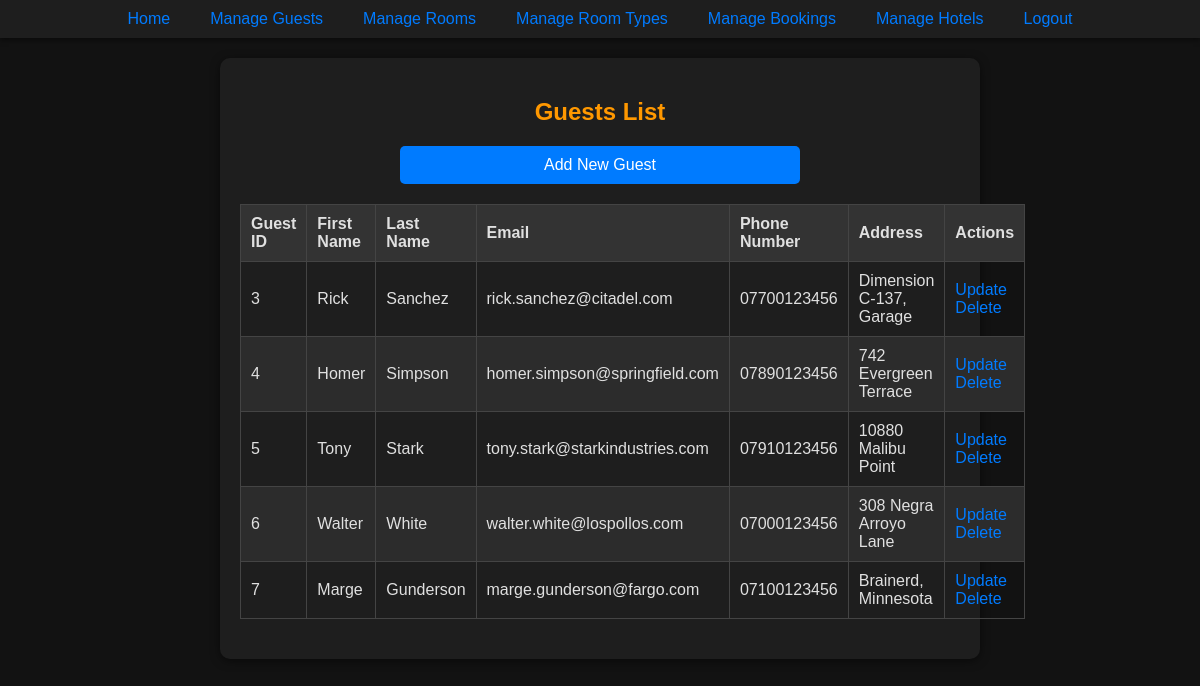
Screenshot of /php/viewGuests.php (signed in) with the database file from the repository.
### tables this page shows
CREATE TABLE "Guest" (
	"guestID"	INTEGER,
	"firstName"	VARCHAR(50) NOT NULL,
	"lastName"	VARCHAR(50) NOT NULL,
	"email"	VARCHAR(50) NOT NULL UNIQUE,
	"phoneNo"	VARCHAR(20) NOT NULL,
	"address"	VARCHAR(50),
	PRIMARY KEY("guestID" AUTOINCREMENT)
);

### php/viewGuests.php (the view, shortened to what this page needs)
<?php
include '../components/NavBar.php';
try {
    $stmt = $pdo->query('SELECT * FROM Guest');
    $guests = $stmt->fetchAll(PDO::FETCH_ASSOC);
} catch (PDOException $e) {
    echo 'Database error: ' . $e->getMessage();
    exit;
}
?>
<!DOCTYPE html>
<html lang="en">
<head>
    <link rel="stylesheet" href="../css/styles.css">
</head>
<body>
    <div class="form-container">
        <h2 class="center-text">Guests List</h2>
        <div class="center-text" style="margin-bottom: 20px;">
            <a href="createGuestPage.php" class="form-button half-width-button">Add New Guest</a>
        </div>
        <table>
            <thead>
                <tr>
                    <th>Guest ID</th>
                    <th>First Name</th>
                    <th>Last Name</th>
                    <th>Email</th>
                    <th>Phone Number</th>
                    <th>Address</th>
                    <th>Actions</th>
                </tr>
            </thead>
            <tbody>
                <?php foreach ($guests as $guest): ?>
                    <tr>
                        <td><?= htmlspecialchars($guest['guestID']) ?></td>
                        <td><?= htmlspecialchars($guest['firstName']) ?></td>
                        <td><?= htmlspecialchars($guest['lastName']) ?></td>
                        <td><?= htmlspecialchars($guest['email']) ?></td>
                        <td><?= htmlspecialchars($guest['phoneNo']) ?></td>
                        <td><?= htmlspecialchars($guest['address']) ?></td>
                        <td>
                            <a href="updateGuestPage.php?guestID=<?= $guest['guestID'] ?>">Update</a>
                            <a href="deleteGuest.php?guestID=<?= $guest['guestID'] ?>" onclick="return confirm('Are you sure you want to delete this guest?')">Delete</a>
                        </td>
                    </tr>
                <?php endforeach; ?>
            </tbody>
        </table>
    </div>
</body>
</html>

### css/styles.css (style rules this page uses)
body { background-color: #121212; color: #e0e0e0; font-family: Arial, sans-serif; margin: 0; padding: 0; }
.center-text { text-align: center; }
.form-container { background-color: #1e1e1e; padding: 20px; margin: 20px auto; border-radius: 10px; width: 60%; box-shadow: 0 2px 10px rgba(0, 0, 0, 0.5); }
h2 { text-align: center; color: #ff9800; margin-bottom: 20px; }
button, .form-button { flex: 2; background-color: #007bff; color: #ffffff; border: none; padding: 10px 20px; border-radius: 5px; cursor: pointer; transition: background-color 0.3s, transform 0.2s; display: block; margin: 20px auto 0 auto; width: 50%; }
table { width: 100%; border-collapse: collapse; margin: 20px 0; }
thead { background-color: #333333; color: #e0e0e0; }
td, th { padding: 10px; text-align: left; border: 1px solid #444444; }
tr:nth-child(even) { background-color: #2c2c2c; }
a { color: #007bff; text-decoration: none; }

### rows the page displays
guest: guestID "3", firstName "Rick", lastName "Sanchez", email "rick.sanchez@citadel.com", phoneNo "07700123456", address "Dimension C-137, Garage"
guest: guestID "4", firstName "Homer", lastName "Simpson", email "homer.simpson@springfield.com", phoneNo "07890123456", address "742 Evergreen Terrace"
guest: guestID "5", firstName "Tony", lastName "Stark", email "tony.stark@starkindustries.com", phoneNo "07910123456", address "10880 Malibu Point"
guest: guestID "6", firstName "Walter", lastName "White", email "walter.white@lospollos.com", phoneNo "07000123456", address "308 Negra Arroyo Lane"
guest: guestID "7", firstName "Marge", lastName "Gunderson", email "marge.gunderson@fargo.com", phoneNo "07100123456", address "Brainerd, Minnesota"
